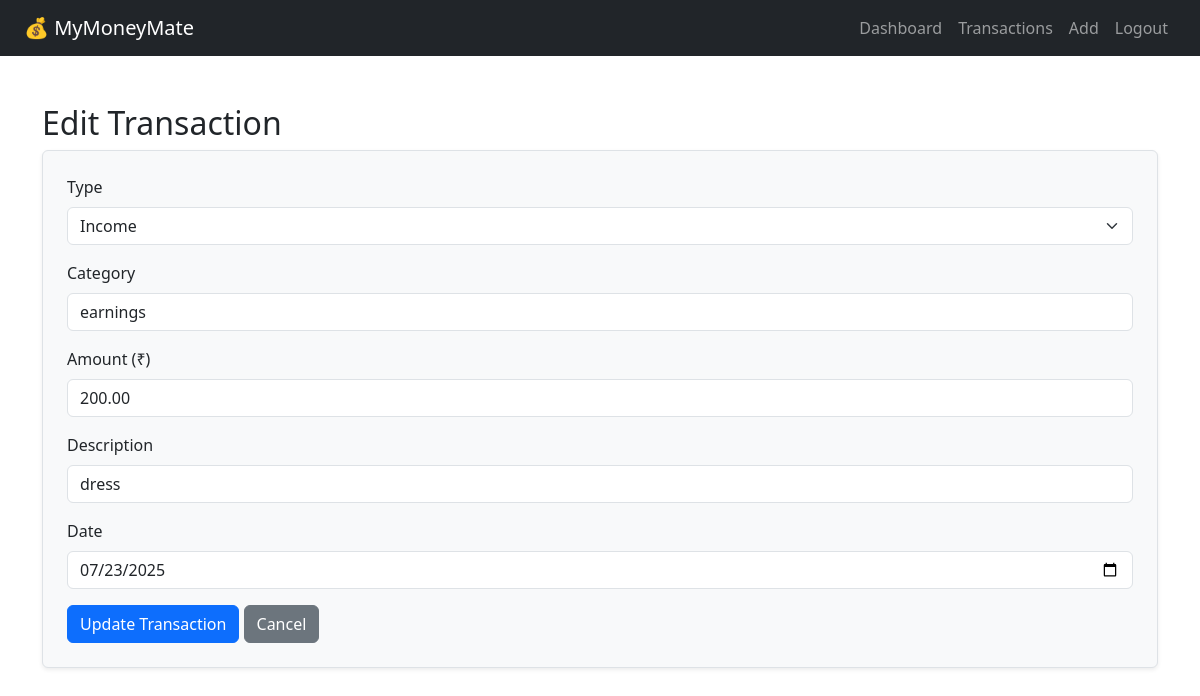
The app's page /user/edit_transactions.php?id=2 (signed in) with its own data.
### tables this page shows
CREATE TABLE `transactions` (
  `id` int(11) NOT NULL,
  `user_id` int(11) NOT NULL,
  `type` enum('income','expense') NOT NULL,
  `category` varchar(100) NOT NULL,
  `amount` decimal(10,2) NOT NULL,
  `description` text DEFAULT NULL,
  `date` date NOT NULL,
  `created_at` timestamp NOT NULL DEFAULT current_timestamp()
);

### user/edit_transactions.php (the view, shortened to what this page needs)
<?php
include '../config/db.php';
$user_id = $_SESSION['user_id'];
$id = intval($_GET['id']);
$stmt = $conn->prepare("SELECT * FROM transactions WHERE id=? AND user_id=?");
$stmt->bind_param("ii", $id, $user_id);
$stmt->execute();
$result = $stmt->get_result();
$txn = $result->fetch_assoc();
?>
<!DOCTYPE html>
<html lang="en">
<head>
    <link href="https://cdn.jsdelivr.net/npm/bootstrap@5.3.0/dist/css/bootstrap.min.css" rel="stylesheet">
</head>
<body>
<nav class="navbar navbar-expand-lg navbar-dark bg-dark px-4">
  <a class="navbar-brand" href="dashboard.php">💰 MyMoneyMate</a>
  <div class="collapse navbar-collapse">
    <ul class="navbar-nav ms-auto">
      <li class="nav-item"><a class="nav-link" href="dashboard.php">Dashboard</a></li>
      <li class="nav-item"><a class="nav-link" href="view_transactions.php">Transactions</a></li>
      <li class="nav-item"><a class="nav-link" href="add_transaction.php">Add</a></li>
      <li class="nav-item"><a class="nav-link" href="../auth/logout.php">Logout</a></li>
    </ul>
  </div>
</nav>
<div class="container mt-5">
    <h2>Edit Transaction</h2>
    <form method="POST" class="p-4 border rounded shadow-sm bg-light">
        <div class="mb-3">
            <label class="form-label">Type</label>
            <select name="type" class="form-select" required>
                <option value="income" <?= $txn['type'] == 'income' ? 'selected' : '' ?>>Income</option>
            </select>
        </div>
        <div class="mb-3">
            <label class="form-label">Category</label>
            <input name="category" class="form-control" value="<?= htmlspecialchars($txn['category']) ?>" required>
        </div>
        <div class="mb-3">
            <label class="form-label">Amount (₹)</label>
            <input name="amount" type="number" step="0.01" class="form-control" value="<?= $txn['amount'] ?>" required>
        </div>
        <div class="mb-3">
            <label class="form-label">Description</label>
            <input name="description" class="form-control" value="<?= htmlspecialchars($txn['description']) ?>">
        </div>
        <div class="mb-3">
            <label class="form-label">Date</label>
            <input name="date" type="date" class="form-control" value="<?= $txn['date'] ?>" required>
        </div>
        <button type="submit" class="btn btn-primary">Update Transaction</button>
        <a href="view_transactions.php" class="btn btn-secondary">Cancel</a>
    </form>
</div>
</body>
</html>

### records on screen
transactions: type "Income", category "earnings", amount "200.00", description "dress", date "07/23/2025"
